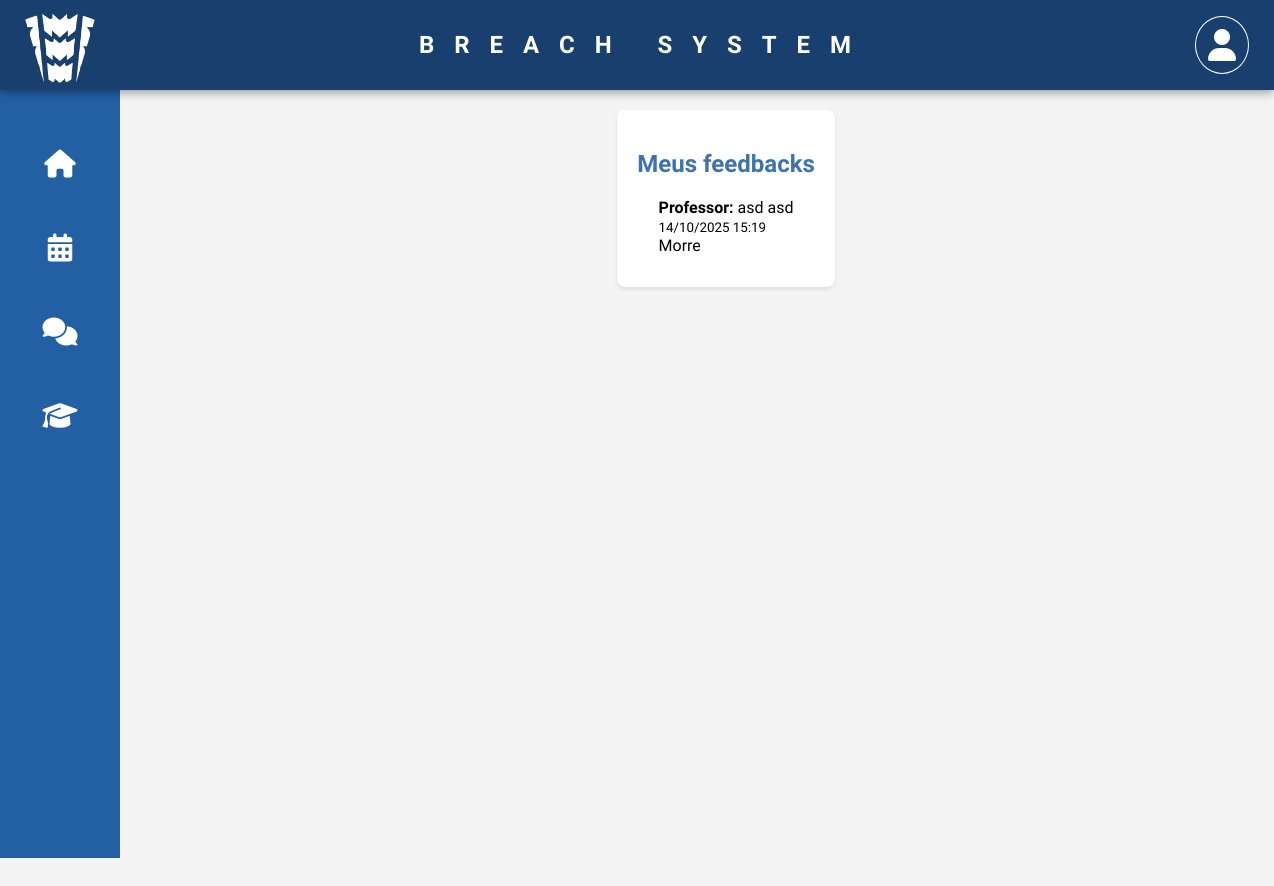
/aluno/feedbacks/ (signed in), run on the app's committed database.
### alunos/models.py (models this page shows, shortened)
class Feedback(models.Model):
    aluno = models.ForeignKey(Aluno, on_delete=models.CASCADE, related_name='feedbacks')
    professor = models.ForeignKey(Professor, on_delete=models.SET_NULL, null=True, blank=True, related_name='feedbacks')
    texto = models.TextField()
    visivel_para_aluno = models.BooleanField(default=True)
    criado_em = models.DateTimeField(auto_now_add=True)
    atualizado_em = models.DateTimeField(auto_now=True)
    class Meta:
        ordering = ['-criado_em']
        indexes = [models.Index(fields=['aluno', '-criado_em'])]

class Professor(models.Model):
    user = models.OneToOneField(User, on_delete=models.CASCADE)

### alunos/views.py (the view)
# urls.py: path('aluno/feedbacks/', MeusFeedbacksView.as_view(), name='aluno-meus-feedbacks'),
class MeusFeedbacksView(LoginRequiredMixin, ListView):
    model = Feedback
    template_name = 'alunos/meus_feedbacks.html'
    context_object_name = 'feedbacks'
    paginate_by = 10
    def get_queryset(self):
        if hasattr(self.request.user, 'aluno'):
            return (Feedback.objects
                    .filter(aluno=self.request.user.aluno, visivel_para_aluno=True)
                    .select_related('professor__user')
                    .order_by('-criado_em'))
        return Feedback.objects.none()

### alunos/templates/alunos/meus_feedbacks.html (shortened to what this page needs)
{% extends "base.html" %}
{% block content %}
<div class="dashboard-container">
    <div class="feedBack">
        <h2>Meus feedbacks</h2>
        {% if feedbacks %}
            <ul class="ul">
            {% for fb in feedbacks %}
                <li style="margin-bottom:12px;">
                <div><strong>Professor:</strong>
                    {{ fb.professor.user.get_full_name|default:fb.professor.user.username }}
                </div>
                <div><small>{{ fb.criado_em|date:"d/m/Y H:i" }}</small></div>
                <div>{{ fb.texto }}</div>
                </li>
            {% endfor %}
            </ul>
        {% else %}
            <p>Você ainda não possui feedbacks.</p>
        {% endif %}
    </div>
</div>
{% endblock %}

### alunos/static/css/style.css (style rules this page uses)
h1, h2 { color: #2c3e50; margin-bottom: 20px; text-align: center; }

### alunos/templates/alunos/meus_feedbacks.html (style rules this page uses)
.dashboard-container { width: 100%; display: flex; align-items: center; justify-content: center; }
.ul { list-style-type: none; margin: 0; padding: 0; }

### data on the page
Feedback: professor.user.get_full_name "asd asd", criado_em "14/10/2025 15:19", texto "Morre"
